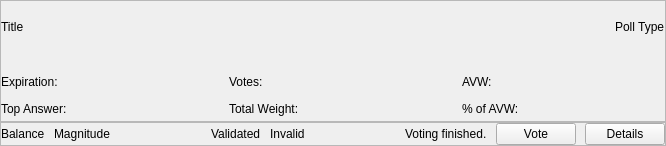
<?xml version="1.0" encoding="UTF-8"?>
<ui version="4.0">
 <class>PollCard</class>
 <widget class="QWidget" name="PollCard">
  <property name="geometry">
   <rect>
    <x>0</x>
    <y>0</y>
    <width>666</width>
    <height>146</height>
   </rect>
  </property>
  <property name="windowTitle">
   <string>Form</string>
  </property>
  <layout class="QVBoxLayout" name="pollCardLayout">
   <property name="spacing">
    <number>0</number>
   </property>
   <property name="leftMargin">
    <number>0</number>
   </property>
   <property name="topMargin">
    <number>0</number>
   </property>
   <property name="rightMargin">
    <number>0</number>
   </property>
   <property name="bottomMargin">
    <number>0</number>
   </property>
   <item>
    <widget class="QFrame" name="detailsFrame">
     <property name="sizePolicy">
      <sizepolicy hsizetype="Preferred" vsizetype="Expanding">
       <horstretch>0</horstretch>
       <verstretch>0</verstretch>
      </sizepolicy>
     </property>
     <property name="frameShape">
      <enum>QFrame::StyledPanel</enum>
     </property>
     <property name="frameShadow">
      <enum>QFrame::Raised</enum>
     </property>
     <layout class="QVBoxLayout" name="verticalLayout_2">
      <property name="spacing">
       <number>16</number>
      </property>
      <property name="leftMargin">
       <number>0</number>
      </property>
      <property name="topMargin">
       <number>0</number>
      </property>
      <property name="rightMargin">
       <number>0</number>
      </property>
      <property name="bottomMargin">
       <number>0</number>
      </property>
      <item>
       <layout class="QHBoxLayout" name="horizontalLayout_2">
        <item>
         <widget class="QLabel" name="titleLabel">
          <property name="text">
           <string notr="true">Title</string>
          </property>
          <property name="textFormat">
           <enum>Qt::PlainText</enum>
          </property>
          <property name="wordWrap">
           <bool>true</bool>
          </property>
         </widget>
        </item>
        <item>
         <spacer name="horizontalSpacer_3">
          <property name="orientation">
           <enum>Qt::Horizontal</enum>
          </property>
          <property name="sizeHint" stdset="0">
           <size>
            <width>40</width>
            <height>20</height>
           </size>
          </property>
         </spacer>
        </item>
        <item>
         <widget class="QLabel" name="typeLabel">
          <property name="text">
           <string>Poll Type</string>
          </property>
         </widget>
        </item>
       </layout>
      </item>
      <item>
       <layout class="QGridLayout" name="gridLayout" columnstretch="0,10000,0,10000,0,10000">
        <property name="verticalSpacing">
         <number>3</number>
        </property>
        <item row="1" column="4">
         <widget class="QLabel" name="votePercentAVWTextLabel">
          <property name="text">
           <string>% of AVW:</string>
          </property>
         </widget>
        </item>
        <item row="0" column="2">
         <widget class="QLabel" name="voteCountTextLabel">
          <property name="text">
           <string>Votes:</string>
          </property>
         </widget>
        </item>
        <item row="0" column="1">
         <widget class="QLabel" name="expirationLabel">
          <property name="text">
           <string notr="true"/>
          </property>
         </widget>
        </item>
        <item row="0" column="0">
         <widget class="QLabel" name="expirationTextLabel">
          <property name="text">
           <string>Expiration:</string>
          </property>
         </widget>
        </item>
        <item row="1" column="3">
         <widget class="QLabel" name="totalWeightLabel">
          <property name="text">
           <string notr="true"/>
          </property>
         </widget>
        </item>
        <item row="1" column="1">
         <widget class="QLabel" name="topAnswerLabel">
          <property name="text">
           <string notr="true"/>
          </property>
          <property name="textFormat">
           <enum>Qt::PlainText</enum>
          </property>
          <property name="wordWrap">
           <bool>true</bool>
          </property>
         </widget>
        </item>
        <item row="0" column="3">
         <widget class="QLabel" name="voteCountLabel">
          <property name="text">
           <string notr="true"/>
          </property>
         </widget>
        </item>
        <item row="1" column="2">
         <widget class="QLabel" name="totalWeightTextLabel">
          <property name="text">
           <string>Total Weight:</string>
          </property>
         </widget>
        </item>
        <item row="0" column="4">
         <widget class="QLabel" name="activeVoteWeightTextLabel">
          <property name="text">
           <string>AVW:</string>
          </property>
         </widget>
        </item>
        <item row="1" column="0">
         <widget class="QLabel" name="topAnswerTextLabel">
          <property name="text">
           <string>Top Answer:</string>
          </property>
         </widget>
        </item>
        <item row="0" column="5">
         <widget class="QLabel" name="activeVoteWeightLabel">
          <property name="text">
           <string/>
          </property>
         </widget>
        </item>
        <item row="1" column="5">
         <widget class="QLabel" name="votePercentAVWLabel">
          <property name="text">
           <string/>
          </property>
         </widget>
        </item>
       </layout>
      </item>
     </layout>
    </widget>
   </item>
   <item alignment="Qt::AlignBottom">
    <widget class="QFrame" name="buttonFrame">
     <property name="sizePolicy">
      <sizepolicy hsizetype="Preferred" vsizetype="Minimum">
       <horstretch>0</horstretch>
       <verstretch>0</verstretch>
      </sizepolicy>
     </property>
     <property name="frameShape">
      <enum>QFrame::StyledPanel</enum>
     </property>
     <property name="frameShadow">
      <enum>QFrame::Raised</enum>
     </property>
     <property name="buttonFrame" stdset="0">
      <bool>true</bool>
     </property>
     <layout class="QHBoxLayout" name="horizontalLayout">
      <property name="spacing">
       <number>9</number>
      </property>
      <property name="leftMargin">
       <number>0</number>
      </property>
      <property name="topMargin">
       <number>0</number>
      </property>
      <property name="rightMargin">
       <number>0</number>
      </property>
      <property name="bottomMargin">
       <number>0</number>
      </property>
      <item alignment="Qt::AlignVCenter">
       <widget class="QLabel" name="balanceLabel">
        <property name="text">
         <string>Balance</string>
        </property>
       </widget>
      </item>
      <item alignment="Qt::AlignVCenter">
       <widget class="QLabel" name="magnitudeLabel">
        <property name="text">
         <string>Magnitude</string>
        </property>
       </widget>
      </item>
      <item>
       <spacer name="horizontalSpacer_2">
        <property name="orientation">
         <enum>Qt::Horizontal</enum>
        </property>
        <property name="sizeHint" stdset="0">
         <size>
          <width>40</width>
          <height>20</height>
         </size>
        </property>
       </spacer>
      </item>
      <item>
       <widget class="QLabel" name="validatedLabel">
        <property name="text">
         <string>Validated</string>
        </property>
       </widget>
      </item>
      <item>
       <widget class="QLabel" name="invalidLabel">
        <property name="text">
         <string>Invalid</string>
        </property>
       </widget>
      </item>
      <item>
       <spacer name="horizontalSpacer">
        <property name="orientation">
         <enum>Qt::Horizontal</enum>
        </property>
        <property name="sizeHint" stdset="0">
         <size>
          <width>40</width>
          <height>20</height>
         </size>
        </property>
       </spacer>
      </item>
      <item alignment="Qt::AlignVCenter">
       <widget class="QLabel" name="remainingLabel">
        <property name="text">
         <string>Voting finished.</string>
        </property>
       </widget>
      </item>
      <item>
       <widget class="QPushButton" name="voteButton">
        <property name="text">
         <string>Vote</string>
        </property>
       </widget>
      </item>
      <item>
       <widget class="QPushButton" name="detailsButton">
        <property name="text">
         <string>Details</string>
        </property>
       </widget>
      </item>
     </layout>
    </widget>
   </item>
  </layout>
 </widget>
 <resources/>
 <connections/>
</ui>
